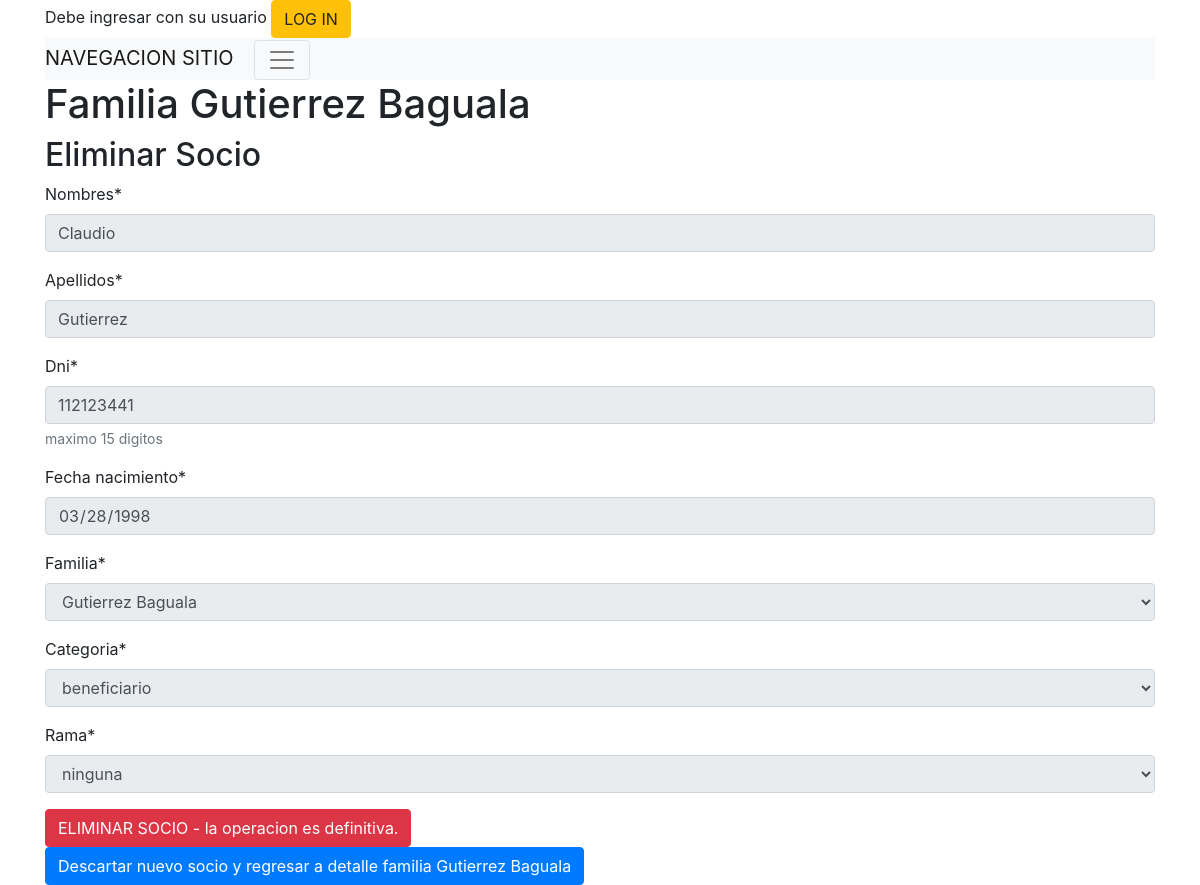
The app's page /socios/socio/borrar/1, older data.
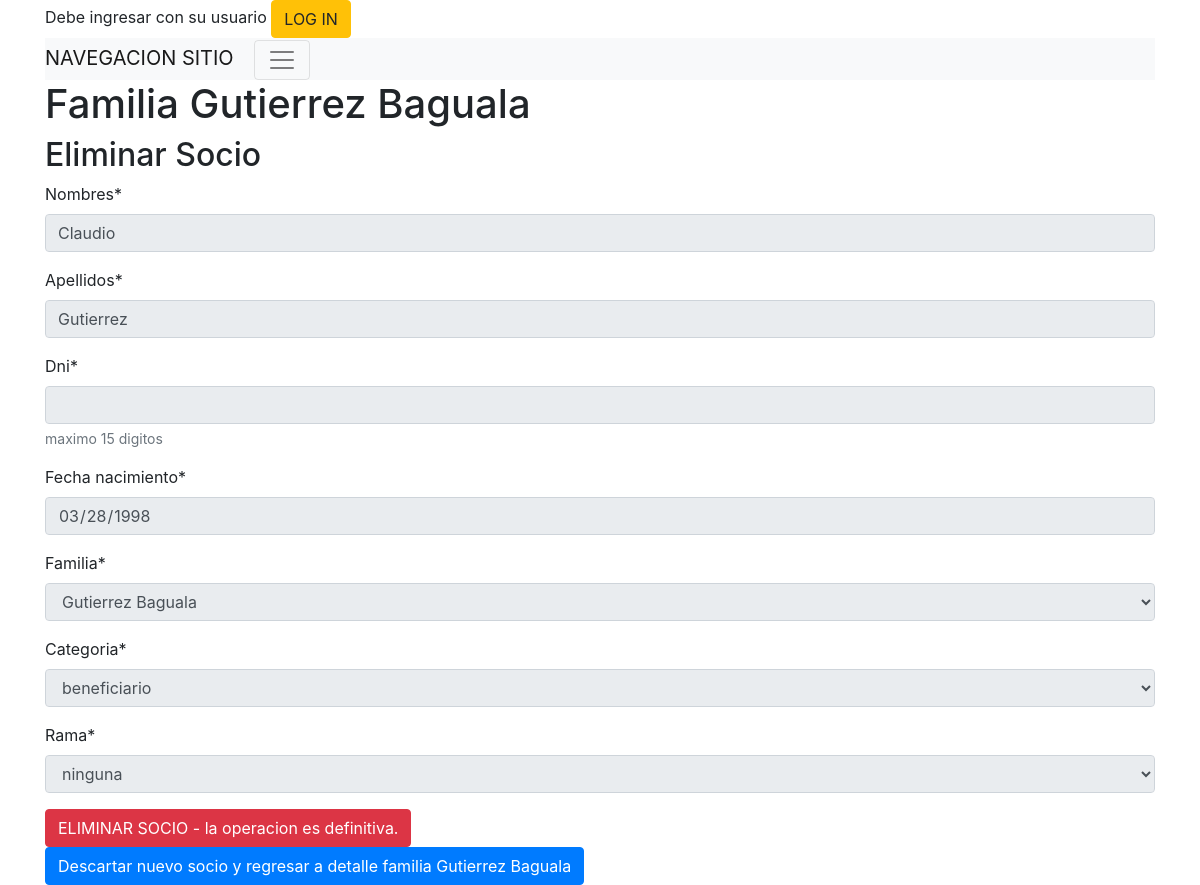
The same page, newer data.
### socios/models.py (models this page shows, shortened)
class Socio(models.Model):
    CATEGORIAS_CHOISES = [
        ( -1,"no_socio"),
        ( 0,"inactivo"),
        ( 1,"beneficiario"),
        ( 2,"dirigente"),
        ( 3,"recurso adulto"),
        ( 4,"resp.beneficiario"),
        ( 5,"colaborador")
        ]
    RAMAS_CHOISES = [
        ( 0,"ninguna"),
        ( 1,"manada"),
        ( 2,"unidad scout"),
        ( 3,"caminantes"),
        ( 4,"rovers")
        ]
    nombres = models.CharField(max_length=50)
    apellidos = models.CharField(max_length=50)
    dni = models.CharField(max_length=15,unique=True)
    fecha_nacimiento = models.DateField('fecha_nacimiento',null=True)
    creado = models.DateTimeField('creado',auto_now_add=True)
    actualizado = models.DateTimeField('actualizado',auto_now=True)
    familia=models.ForeignKey(Familia, on_delete=models.CASCADE)
    categoria=models.IntegerField(default=0, choices=CATEGORIAS_CHOISES)
    rama=models.IntegerField(default=0, choices=RAMAS_CHOISES)
    class Meta:
        permissions = (
                       ( "socio_crear","Agregar nuevo socio a una familia"),
                       ( "socio_editar","Editar socio"),
                       ( "socio_borrar","Eliminar socio"),
                       ( "socio_ver","Ver informacion de un socio" ),
                      )

### socios/views.py (the view)
# urls.py: path('socio/borrar/<int:socio_id>', views.socio_borrar, name='socio_borrar'),
def socio_borrar(request, socio_id):
    func = inspect.currentframe().f_back.f_code
    logger.debug(" %s: %s in %s:%i" % (
        'init ',
        func.co_name,
        func.co_filename,
        func.co_firstlineno
    ))
    logger.debug("Socio borrar  {}".format(socio_id))
    socio = Socio.objects.get(pk=socio_id)
    familia_socios = Familia.objects.get(pk=socio.familia.id)
    if request.method == "POST":
        form = SocioForm(request.POST, instance=socio)
        socio = Socio.objects.get(id=socio_id)
        socio.delete()
        logger.debug("CAMINO 1 borrar socio {} - familia {}".format(socio.id,familia_socios.id))
        return redirect('socios:familia_detalle', familia_id=familia_socios.id)
    else:
        logger.debug("CAMINO 2 borrar socio {} - familia {}".format(socio.id,familia_socios.id))
        form = SocioForm(instance=socio)
        form.fields['nombres'].disabled = True
        form.fields['apellidos'].disabled = True
        form.fields['dni'].disabled = True
        form.fields['fecha_nacimiento'].disabled = True
        form.fields['categoria'].disabled = True
        form.fields['rama'].disabled = True
        form.fields['familia'].disabled = True
        logger.debug("From:{}".format(form))
    logger.debug("Socio borrar END")
    return render(request, 'socios/socio_borrar.html', {'form': form, "familia": familia_socios })

### socios/forms.py
class SocioForm(forms.ModelForm):
    fecha_nacimiento = forms.DateField(
        widget=DateInput(attrs={'class': 'form-control'}))
    dni = forms.IntegerField(max_value=999999999999999,help_text='maximo 15 digitos')
    class Meta:
        model = Socio
        fields = ('nombres', 'apellidos', 'dni', 'fecha_nacimiento',
                  'familia', 'categoria', 'rama')
        widgets = {
            'title': forms.TextInput(
                attrs={
                    'class': 'form-control'
                }
            ),
            'content': forms.Textarea(
                attrs={
                    'class': 'form-control'
                }
            ),
        }

### socios/models.py (called while the page is built)
    def __str__(self):
        return  self.familia_crm_id

### socios/templates/socios/socio_borrar.html
{% extends "base_site.html" %}
{% block content %}
{% load crispy_forms_tags %}
<h1>Familia {{ familia.familia_crm_id }}</h1>
<h2>Eliminar Socio</h2>
<div class="post" >
<form method="POST" class="post-form">{% csrf_token %}
  {{ form|crispy }}
<button type="submit" class="btn btn-danger" type="submit" class="save btn btn-default">ELIMINAR SOCIO - la operacion es definitiva.</button>
</form>
</div>
<a type="button" class="btn btn-primary" href="/socios/familia/{{ familia.id }}">Descartar nuevo socio y regresar a detalle familia {{ familia.familia_crm_id }}</a>
{% endblock content %}

Row changes from the older to the newer data that the page shows:
changed Socio "Claudio": dni "112123441" → (not shown)
